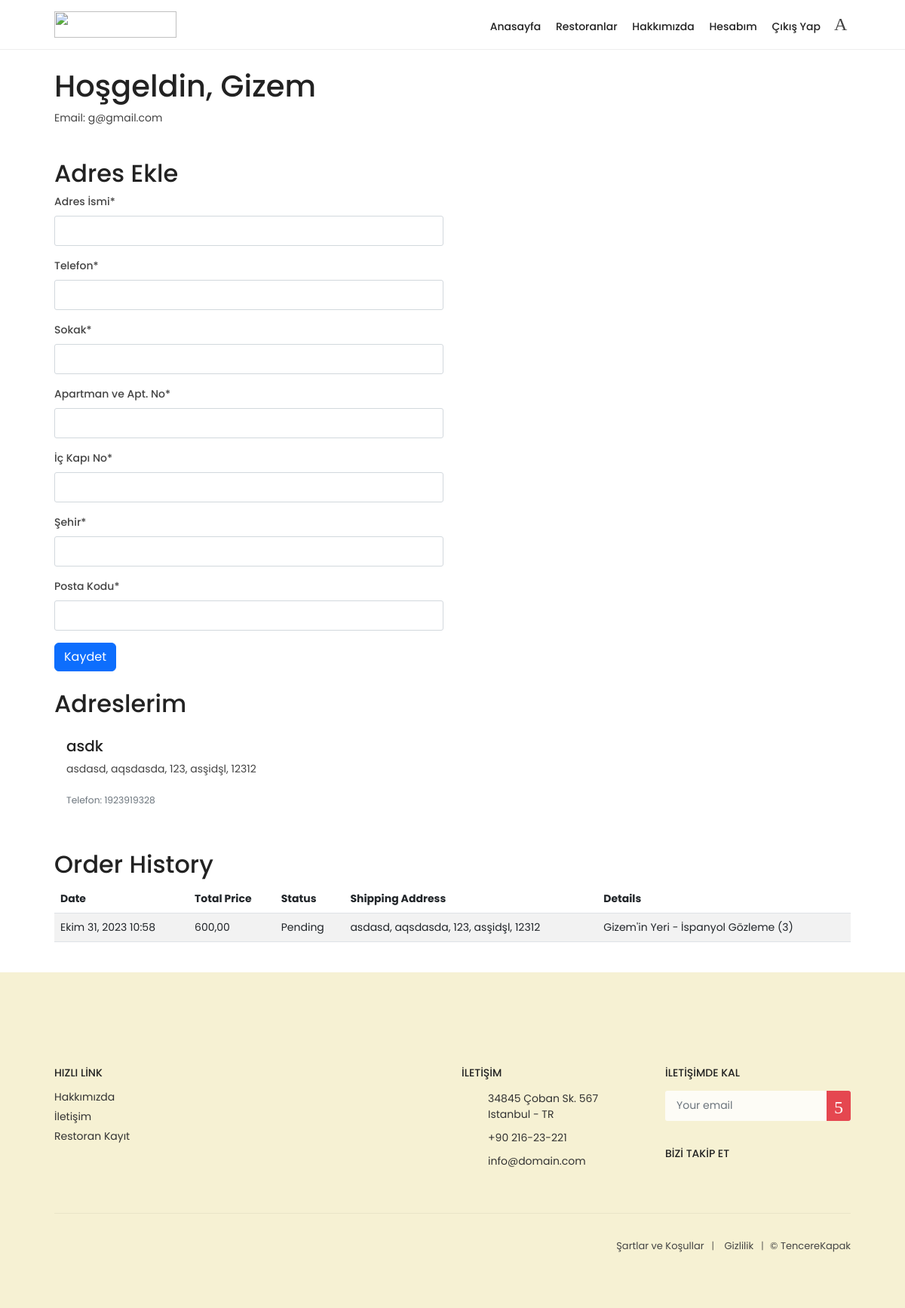
Screenshot of /profile (signed in) with the database file from the repository.
### fooddelivery/models.py (models this page shows, shortened)
class Customer(AbstractBaseUser, PermissionsMixin):
    name = models.CharField(max_length=100, null=False, blank=False)
    email = models.EmailField(null=False, blank=False, unique=True)
    phone = models.CharField(max_length=10, null=True, blank=False, validators=[phone_number_validator])
    address = models.ManyToManyField('Adress', related_name='customers', blank=True)
    date_joined = models.DateTimeField(default=timezone.now)
    is_staff = models.BooleanField(default=False)
    is_active = models.BooleanField(default=True)
    objects = CustomerManager()
    USERNAME_FIELD = 'email'
    REQUIRED_FIELDS = ['name']
    class Meta:
        ordering = ['email']
        db_table = 'customer'
        verbose_name = 'Customer'
        verbose_name_plural = 'Customers'
        app_label = 'fooddelivery'

class Adress(models.Model):
    customer = models.ForeignKey(Customer, on_delete=models.CASCADE, related_name='customer_addresses')
    name = models.CharField(max_length=100, null=False, blank=False)
    phone = models.CharField(max_length=10, null=True, blank=False, validators=[phone_number_validator])
    street = models.TextField(null=False, blank=False)
    apartment = models.TextField(null=False, blank=False)
    door_number = models.TextField(null=False, blank=False)
    city = models.CharField(max_length=100, null=False, blank=False)
    postal_code = models.CharField(max_length=10, null=False, blank=False)
    created_at = models.DateTimeField(auto_now_add=True)
    updated_at = models.DateTimeField(auto_now=True)
    class Meta:
        db_table = 'adress'
        verbose_name = 'Adress'
        verbose_name_plural = 'Adresses'

class Order(models.Model):
    STATUS = (
        ('pending', 'Pending'),
        ('approved', 'Approved'),
        ('rejected', 'Rejected'),
        ('delivered', 'Delivered'),
    )
    customer = models.ForeignKey(Customer, on_delete=models.CASCADE, related_name="orders")  # Hangi kullanıcının siparişi olduğu
    menu = models.ManyToManyField(Menu, through='OrderItem')  # Hangi ürünlerin siparişte olduğu
    total_price = models.DecimalField(max_digits=10, decimal_places=2, default=0.00)
    status = models.CharField(max_length=10, choices=STATUS, default='pending')
    shipping_address = models.ForeignKey(Adress, on_delete=models.CASCADE, related_name='orders_adresses')
    created_at = models.DateTimeField(auto_now_add=True)
    updated_at = models.DateTimeField(auto_now=True)
    class Meta:
        db_table = 'order'
        verbose_name = 'Order'
        verbose_name_plural = 'Orders'

class OrderItem(models.Model):
    order = models.ForeignKey(Order, on_delete=models.CASCADE, related_name='orderitems')
    menu = models.ForeignKey(Menu, on_delete=models.CASCADE)
    quantity = models.PositiveIntegerField()
    shipping = models.ForeignKey(Adress, on_delete=models.CASCADE, related_name='orderitems_adresses')
    class Meta:
        db_table = 'order_item'
        verbose_name = 'Order Item'
        verbose_name_plural = 'Order Items'

class Menu(models.Model):
    restaurant = models.ForeignKey(Restaurant, on_delete=models.CASCADE, related_name='menus')
    name = models.CharField(max_length=150)
    price = models.DecimalField(null=False, max_digits=6, decimal_places=2, validators=[MinValueValidator(Decimal('0.01'))])
    description = models.TextField(null=False, blank=True)
    category = models.ForeignKey(Menu_Category, on_delete=models.CASCADE, related_name='menu_items')
    quantity = models.PositiveIntegerField()
    product_image = models.ImageField(upload_to='products/img', null=False, blank=True)
    is_active = models.BooleanField(default=True)
    created_at = models.DateTimeField(auto_now_add=True)
    updated_at = models.DateTimeField(auto_now=True)
    class Meta:
        db_table = 'menu'
        verbose_name = 'Menu'
        verbose_name_plural = 'Menus'

### restaurants/models.py (models this page shows)
class Restaurant(models.Model):
    name = models.CharField(max_length=150)
    name_slug = AutoSlugField(populate_from='name', unique=True, editable=True, blank=True)
    category = models.ForeignKey(Restaurant_Category, on_delete=models.CASCADE, related_name='restaurants')
    score = models.DecimalField(max_digits=3, decimal_places=1, validators=[MinValueValidator(Decimal('0.1')), MaxValueValidator(Decimal('10.0'))])
    restaurant_image = models.ImageField(upload_to='restaurant/img')
    address = models.CharField(max_length=255)
    province = models.CharField(max_length=255)
    phone_number = models.CharField(max_length=10, validators=[RegexValidator(regex='^\d{10}$')])
    delivery_fee = models.DecimalField(max_digits=6, decimal_places=2, validators=[MinValueValidator(Decimal('0.01'))])
    payment_methods = models.CharField(max_length=255)
    opening_hour = models.TimeField()
    closing_hour = models.TimeField()
    minimum_order_amount = models.DecimalField(max_digits=6, decimal_places=2, validators=[MinValueValidator(Decimal('0.01'))])
    is_open = models.BooleanField(default=True)
    created_at = models.DateTimeField(auto_now_add=True)
    updated_at = models.DateTimeField(auto_now=True)
    manager = models.ForeignKey(settings.AUTH_USER_MODEL, on_delete=models.SET_NULL, related_name='managed_restaurants',null=True, blank=True,limit_choices_to={'is_staff': True} )
    class Meta:
        db_table = 'restaurant'
        verbose_name = 'Restaurant'
        verbose_name_plural = 'Restaurants'
    def __str__(self):
        return f'{self.name} - {self.category}'

class Restaurant_Category (models.Model):
    name = models.CharField(max_length=150, unique=True)
    class Meta:
        app_label = 'fooddelivery'
    class Meta:
        db_table = 'restaurant_category'
        verbose_name = 'Restaurant Category'
        verbose_name_plural = 'Restaurant Categories'
    def __str__(self) -> str:
        return f'{self.name}'

### fooddelivery/views.py (the view)
# urls.py: path('profile', views.profile, name='profile'),
@login_required(login_url='/login')
def profile(request):
    customer = request.user
    customer_email = request.user.email
    customer_adress = Adress.objects.filter(customer=request.user)
    address_count = customer.customer_addresses.count()
    order_history = Order.objects.filter(customer=customer).prefetch_related('orderitems__menu').order_by('-created_at')
    can_add_more_addresses = address_count < 5
    form = CustomerAddressForm(request.POST or None) if can_add_more_addresses else None
    if request.method == "POST" and form and form.is_valid():
        address = form.save(commit=False)
        address.customer = customer
        address.save()
        messages.success(request, 'Your address has been created.')
        return redirect('profile')
    if not can_add_more_addresses:
        messages.warning(request, 'You can only add up to 5 addresses.')
    context = {
        'customer_email': customer_email, 'customer_adress': customer_adress, 'order_history': order_history,
        'form': form, 'can_add_more_addresses': can_add_more_addresses, 'address_count': address_count
        }
    return render(request, 'profile.html', context)

### fooddelivery/forms.py
class CustomerAddressForm(forms.ModelForm):
    class Meta:
        model = Adress
        fields = ['name', 'phone', 'street', 'apartment', 'door_number', 'city', 'postal_code']
    name = forms.CharField(label="Adres İsmi", min_length=2, max_length=50)
    phone = forms.CharField(label="Telefon", max_length=10, validators=[phone_number_validator])
    street = forms.CharField(label="Sokak", min_length=5, max_length=60)
    apartment = forms.CharField(label="Apartman ve Apt. No", max_length=20)
    door_number = forms.CharField(label="İç Kapı No", max_length=3)
    city = forms.CharField(label="Şehir", max_length=20)
    postal_code = forms.CharField(label='Posta Kodu', min_length=5, max_length=5)

### fooddelivery/templates/profile.html (shortened to what this page needs)
{% extends "base.html" %}
{% load static %}
{% load crispy_forms_tags %}
{% block content %}
<div class="container py-4">
    <div class="row mb-4">
        <div class="col">
            <h1>Hoşgeldin, {{ request.user.name }}</h1>
            <p>Email: {{ request.user.email }}</p>
        </div>
    </div>
    {% if can_add_more_addresses %}
        <div class="row">
            <div class="col-lg-6">
                <h2>Adres Ekle</h2>
                <form method="post">
                    {{ form|crispy }}
                    <button type="submit" class="btn btn-primary">Kaydet</button>
                </form>
            </div>
        </div>
    {% else %}
        <div class="alert alert-warning" role="alert">
            You can only add up to 5 addresses.
        </div>
    {% endif %}
    <div class="row mt-4">
        <div class="col">
            <h2>Adreslerim</h2>
            {% for address in customer_adress %}
                <div class="card mb-3">
                    <div class="card-body">
                        <h5 class="card-title">{{ address.name }}</h5>
                        <p class="card-text">
                            {{ address.street }},
                            {{ address.apartment }},
                            {{ address.door_number }},
                            {{ address.city }},
                            {{ address.postal_code }}
                        </p>
                        <p class="card-text"><small class="text-muted">Telefon: {{ address.phone }}</small></p>
                    </div>
                </div>
            {% endfor %}
        </div>
    </div>
    <div class="row mt-4">
        <div class="col">
            <h2>Order History</h2>
            <table class="table table-striped">
                <thead>
                    <tr>
                        <th>Date</th>
                        <th>Total Price</th>
                        <th>Status</th>
                        <th>Shipping Address</th>
                        <th>Details</th>
                    </tr>
                </thead>
                <tbody>
                    {% for order in order_history %}
                        <tr>
                            <td>{{ order.created_at|date:"F d, Y H:i" }}</td>
                            <td>{{ order.total_price }}</td>
                            <td>{{ order.get_status_display }}</td>
                            <td>
                                {{ order.shipping_address.street }},
                                {{ order.shipping_address.apartment }},
                                {{ order.shipping_address.door_number }},
                                {{ order.shipping_address.city }},
                                {{ order.shipping_address.postal_code }}
                            </td>
                            <td>
                                {% for orderitem in order.orderitems.all %}
                                    {{ orderitem.menu.restaurant }} {{ orderitem.menu.name }} ({{ orderitem.quantity }})<br>
                                {% endfor %}
                            </td>
                        </tr>
                    {% endfor %}
                </tbody>
            </table>
        </div>
    </div>
</div>
{% endblock %}

### rows the page displays
Customer: user.name "Gizem", user.email "g@gmail.com"
Adress: name "asdk", street "asdasd", apartment "aqsdasda", door_number "123", city "asşidşl", postal_code "12312", phone "1923919328"
Order: created_at "Ekim 31, 2023 10:58", total_price "600,00", status "Pending", shipping_address.street "asdasd", shipping_address.apartment "aqsdasda", shipping_address.door_number "123", shipping_address.city "asşidşl", shipping_address.postal_code "12312"
OrderItem: menu.restaurant "Gizem'in Yeri - İspanyol", menu.name "Gözleme", quantity "3"
